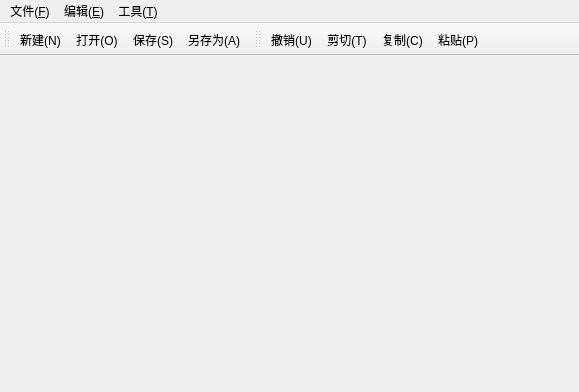
<?xml version="1.0" encoding="UTF-8"?>
<ui version="4.0">
 <class>MainWindow</class>
 <widget class="QMainWindow" name="MainWindow">
  <property name="geometry">
   <rect>
    <x>0</x>
    <y>0</y>
    <width>579</width>
    <height>392</height>
   </rect>
  </property>
  <property name="windowTitle">
   <string>MainWindow</string>
  </property>
  <widget class="QWidget" name="centralWidget">
   <layout class="QVBoxLayout" name="verticalLayout"/>
  </widget>
  <widget class="QMenuBar" name="menuBar">
   <property name="geometry">
    <rect>
     <x>0</x>
     <y>0</y>
     <width>579</width>
     <height>21</height>
    </rect>
   </property>
   <widget class="QMenu" name="menu_F">
    <property name="title">
     <string>文件(&amp;F)</string>
    </property>
    <addaction name="actNew"/>
    <addaction name="actOpen"/>
    <addaction name="actClose"/>
    <addaction name="separator"/>
    <addaction name="actSave"/>
    <addaction name="actASave"/>
    <addaction name="actPrint"/>
    <addaction name="separator"/>
    <addaction name="actQuit"/>
   </widget>
   <widget class="QMenu" name="menu_E">
    <property name="title">
     <string>编辑(&amp;E)</string>
    </property>
    <addaction name="actUndo"/>
    <addaction name="actCut"/>
    <addaction name="actCopy"/>
    <addaction name="actPaste"/>
    <addaction name="separator"/>
    <addaction name="actAll"/>
   </widget>
   <widget class="QMenu" name="menu_T">
    <property name="title">
     <string>工具(&amp;T)</string>
    </property>
    <addaction name="actFind"/>
   </widget>
   <addaction name="menu_F"/>
   <addaction name="menu_E"/>
   <addaction name="menu_T"/>
  </widget>
  <widget class="QToolBar" name="fileToolBar">
   <attribute name="toolBarArea">
    <enum>TopToolBarArea</enum>
   </attribute>
   <attribute name="toolBarBreak">
    <bool>false</bool>
   </attribute>
   <addaction name="actNew"/>
   <addaction name="actOpen"/>
   <addaction name="actSave"/>
   <addaction name="actASave"/>
  </widget>
  <widget class="QToolBar" name="editToolBar">
   <property name="windowTitle">
    <string>toolBar_2</string>
   </property>
   <attribute name="toolBarArea">
    <enum>TopToolBarArea</enum>
   </attribute>
   <attribute name="toolBarBreak">
    <bool>false</bool>
   </attribute>
   <addaction name="actUndo"/>
   <addaction name="actCut"/>
   <addaction name="actCopy"/>
   <addaction name="actPaste"/>
  </widget>
  <action name="actNew">
   <property name="icon">
    <iconset resource="mainwindow.qrc">
     <normaloff>:/images/new.ico</normaloff>:/images/new.ico</iconset>
   </property>
   <property name="text">
    <string>新建(&amp;N)</string>
   </property>
  </action>
  <action name="actOpen">
   <property name="icon">
    <iconset resource="mainwindow.qrc">
     <normaloff>:/images/fileopen.ico</normaloff>:/images/fileopen.ico</iconset>
   </property>
   <property name="text">
    <string>打开(&amp;O)</string>
   </property>
  </action>
  <action name="actClose">
   <property name="text">
    <string>关闭(&amp;C)</string>
   </property>
  </action>
  <action name="actSave">
   <property name="icon">
    <iconset resource="mainwindow.qrc">
     <normaloff>:/images/filesave.ico</normaloff>:/images/filesave.ico</iconset>
   </property>
   <property name="text">
    <string>保存(&amp;S)</string>
   </property>
   <property name="shortcut">
    <string>Ctrl+S</string>
   </property>
  </action>
  <action name="actASave">
   <property name="icon">
    <iconset resource="mainwindow.qrc">
     <normaloff>:/images/filesaveas.ico</normaloff>:/images/filesaveas.ico</iconset>
   </property>
   <property name="text">
    <string>另存为(&amp;A)</string>
   </property>
  </action>
  <action name="actPrint">
   <property name="text">
    <string>打印(&amp;P)</string>
   </property>
  </action>
  <action name="actQuit">
   <property name="text">
    <string>退出(&amp;X)</string>
   </property>
  </action>
  <action name="actUndo">
   <property name="icon">
    <iconset resource="mainwindow.qrc">
     <normaloff>:/images/undo.ico</normaloff>:/images/undo.ico</iconset>
   </property>
   <property name="text">
    <string>撤销(&amp;U)</string>
   </property>
   <property name="shortcut">
    <string>Ctrl+Z</string>
   </property>
  </action>
  <action name="actCut">
   <property name="icon">
    <iconset resource="mainwindow.qrc">
     <normaloff>:/images/editcut.ico</normaloff>:/images/editcut.ico</iconset>
   </property>
   <property name="text">
    <string>剪切(&amp;T)</string>
   </property>
   <property name="shortcut">
    <string>Ctrl+X</string>
   </property>
  </action>
  <action name="actCopy">
   <property name="icon">
    <iconset resource="mainwindow.qrc">
     <normaloff>:/images/editcopy.ico</normaloff>:/images/editcopy.ico</iconset>
   </property>
   <property name="text">
    <string>复制(&amp;C)</string>
   </property>
   <property name="shortcut">
    <string>Ctrl+C</string>
   </property>
  </action>
  <action name="actPaste">
   <property name="icon">
    <iconset resource="mainwindow.qrc">
     <normaloff>:/images/editpaste.ico</normaloff>:/images/editpaste.ico</iconset>
   </property>
   <property name="text">
    <string>粘贴(&amp;P)</string>
   </property>
   <property name="shortcut">
    <string>Ctrl+V</string>
   </property>
  </action>
  <action name="actAll">
   <property name="text">
    <string>全选(&amp;A)</string>
   </property>
   <property name="shortcut">
    <string>Ctrl+A</string>
   </property>
  </action>
  <action name="actFind">
   <property name="text">
    <string>查找文件(&amp;F)</string>
   </property>
  </action>
 </widget>
 <layoutdefault spacing="6" margin="11"/>
 <resources>
  <include location="mainwindow.qrc"/>
 </resources>
 <connections/>
</ui>
